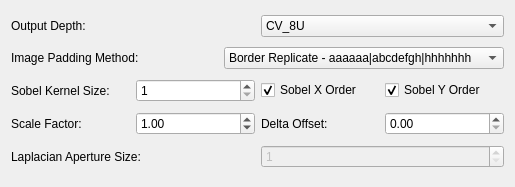
   <widget class="QWidget" name="layoutWidget">
    <property name="geometry">
     <rect>
      <x>1260</x>
      <y>110</y>
      <width>515</width>
      <height>187</height>
     </rect>
    </property>
    <layout class="QGridLayout" name="gridLayout_17">
     <item row="0" column="0">
      <layout class="QHBoxLayout" name="horizontalLayout_11">
       <item>
        <widget class="QLabel" name="labelSobelLaplacianOutputDepth">
         <property name="text">
          <string>Output Depth: </string>
         </property>
        </widget>
       </item>
       <item>
        <widget class="QComboBox" name="comboBoxSobelLaplacianOutputDepth">
         <item>
          <property name="text">
           <string>CV_8U</string>
          </property>
         </item>
         <item>
          <property name="text">
           <string>CV_16U/CV_16S</string>
          </property>
         </item>
         <item>
          <property name="text">
           <string>CV_32F</string>
          </property>
         </item>
         <item>
          <property name="text">
           <string>CV_64F</string>
          </property>
         </item>
        </widget>
       </item>
      </layout>
     </item>
     <item row="1" column="0">
      <layout class="QHBoxLayout" name="horizontalLayout_12">
       <item>
        <widget class="QLabel" name="labelSobelLaplacianPaddingMethod">
         <property name="text">
          <string>Image Padding Method: </string>
         </property>
        </widget>
       </item>
       <item>
        <widget class="QComboBox" name="comboBoxSobelLaplacianPaddingMethod">
         <item>
          <property name="text">
           <string>Border Replicate - aaaaaa|abcdefgh|hhhhhhh</string>
          </property>
         </item>
         <item>
          <property name="text">
           <string>Border Reflect - fedcba|abcdefgh|hgfedcb</string>
          </property>
         </item>
         <item>
          <property name="text">
           <string>Border Reflect 101 - gfedcb|abcdefgh|gfedcba</string>
          </property>
         </item>
         <item>
          <property name="text">
           <string>Border Wrap - cdefgh|abcdefgh|abcdefg</string>
          </property>
         </item>
        </widget>
       </item>
      </layout>
     </item>
     <item row="2" column="0">
      <layout class="QHBoxLayout" name="horizontalLayout_13">
       <item>
        <widget class="QLabel" name="labelSobelLaplacianSobelKernelSize">
         <property name="text">
          <string>Sobel Kernel Size: </string>
         </property>
        </widget>
       </item>
       <item>
        <widget class="QSpinBox" name="spinBoxSobelLaplacianSobelKernelSize">
         <property name="minimum">
          <number>1</number>
         </property>
         <property name="maximum">
          <number>7</number>
         </property>
         <property name="singleStep">
          <number>2</number>
         </property>
        </widget>
       </item>
       <item>
        <widget class="QCheckBox" name="checkBoxSobelLaplacianSobelXOrder">
         <property name="text">
          <string>Sobel X Order</string>
         </property>
         <property name="checked">
          <bool>true</bool>
         </property>
        </widget>
       </item>
       <item>
        <widget class="QCheckBox" name="checkBoxSobelLaplacianSobelYOrder">
         <property name="text">
          <string>Sobel Y Order</string>
         </property>
         <property name="checked">
          <bool>true</bool>
         </property>
        </widget>
       </item>
      </layout>
     </item>
     <item row="3" column="0">
      <layout class="QHBoxLayout" name="horizontalLayout_14">
       <item>
        <widget class="QLabel" name="labelSobelLaplacianScaleFactor">
         <property name="text">
          <string>Scale Factor: </string>
         </property>
        </widget>
       </item>
       <item>
        <widget class="QDoubleSpinBox" name="doubleSpinBoxSobelLaplacianScaleFactor">
         <property name="minimum">
          <double>0.100000000000000</double>
         </property>
         <property name="maximum">
          <double>100.000000000000000</double>
         </property>
         <property name="singleStep">
          <double>0.010000000000000</double>
         </property>
         <property name="value">
          <double>1.000000000000000</double>
         </property>
        </widget>
       </item>
       <item>
        <widget class="QLabel" name="labelSobelLaplacianDeltaOffset">
         <property name="text">
          <string>Delta Offset: </string>
         </property>
        </widget>
       </item>
       <item>
        <widget class="QDoubleSpinBox" name="doubleSpinBoxSobelLaplacianDeltaOffset">
         <property name="maximum">
          <double>256.000000000000000</double>
         </property>
         <property name="singleStep">
          <double>0.010000000000000</double>
         </property>
        </widget>
       </item>
      </layout>
     </item>
     <item row="4" column="0">
      <layout class="QGridLayout" name="gridLayout_16">
       <item row="0" column="0">
        <widget class="QLabel" name="labelSobelLaplacianLaplacianApertureSize">
         <property name="text">
          <string>Laplacian Aperture Size:</string>
         </property>
        </widget>
       </item>
       <item row="0" column="1">
        <widget class="QSpinBox" name="spinBoxSobelLaplacianLaplacianApertureSize">
         <property name="enabled">
          <bool>false</bool>
         </property>
         <property name="minimum">
          <number>1</number>
         </property>
         <property name="maximum">
          <number>31</number>
         </property>
         <property name="singleStep">
          <number>2</number>
         </property>
        </widget>
       </item>
      </layout>
     </item>
    </layout>
   </widget>
